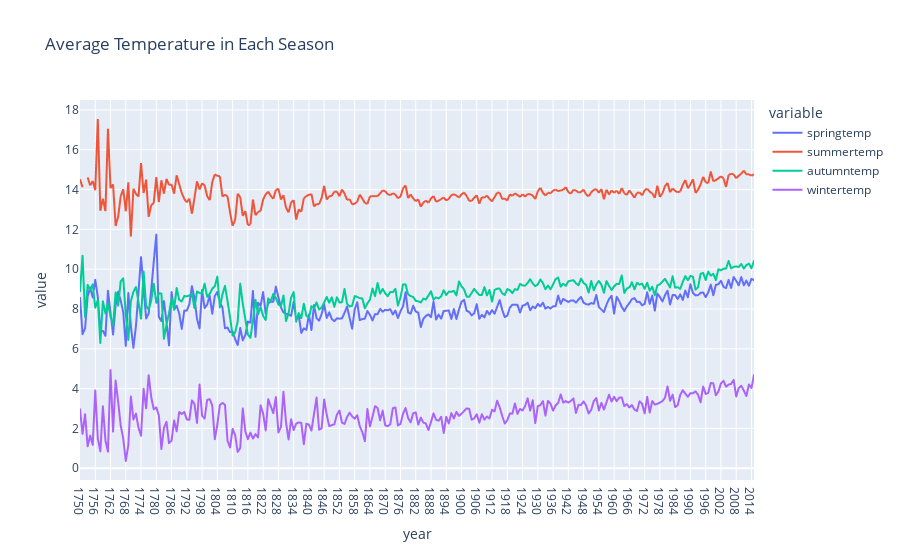

Notebook cell for this chart:
### Code cell
fig=px.line(season, x='year', y=['springtemp', 'summertemp', 'autumntemp', 'wintertemp'], title='Average Temperature in Each Season')
fig.show()

### Figure 1 — Plotly figure (JSON) as saved in the notebook; plotly's stock layout.template omitted (floating-point values rounded to 4 significant figures; data arrays with more than 128 entries replaced by an {"elided": "..."} marker saying what was removed)
{"data": [{"hovertemplate": "variable=springtemp<br>year=%{x}<br>value=%{y}<extra></extra>", "legendgroup": "springtemp", "line": {"color": "#636efa", "dash": "solid"}, "mode": "lines", "name": "springtemp", "showlegend": true, "type": "scattergl", "x": {"elided": "266 str values"}, "xaxis": "x", "y": {"elided": "266 float values"}, "yaxis": "y"}, {"hovertemplate": "variable=summertemp<br>year=%{x}<br>value=%{y}<extra></extra>", "legendgroup": "summertemp", "line": {"color": "#EF553B", "dash": "solid"}, "mode": "lines", "name": "summertemp", "showlegend": true, "type": "scattergl", "x": {"elided": "266 str values"}, "xaxis": "x", "y": {"elided": "266 float values"}, "yaxis": "y"}, {"hovertemplate": "variable=autumntemp<br>year=%{x}<br>value=%{y}<extra></extra>", "legendgroup": "autumntemp", "line": {"color": "#00cc96", "dash": "solid"}, "mode": "lines", "name": "autumntemp", "showlegend": true, "type": "scattergl", "x": {"elided": "266 str values"}, "xaxis": "x", "y": {"elided": "266 float values"}, "yaxis": "y"}, {"hovertemplate": "variable=wintertemp<br>year=%{x}<br>value=%{y}<extra></extra>", "legendgroup": "wintertemp", "line": {"color": "#ab63fa", "dash": "solid"}, "mode": "lines", "name": "wintertemp", "showlegend": true, "type": "scattergl", "x": {"elided": "266 str values"}, "xaxis": "x", "y": {"elided": "266 float values"}, "yaxis": "y"}], "layout": {"legend": {"title": {"text": "variable"}, "tracegroupgap": 0}, "title": {"text": "Average Temperature in Each Season"}, "xaxis": {"anchor": "y", "domain": [0, 1], "title": {"text": "year"}}, "yaxis": {"anchor": "x", "domain": [0, 1], "title": {"text": "value"}}}}
